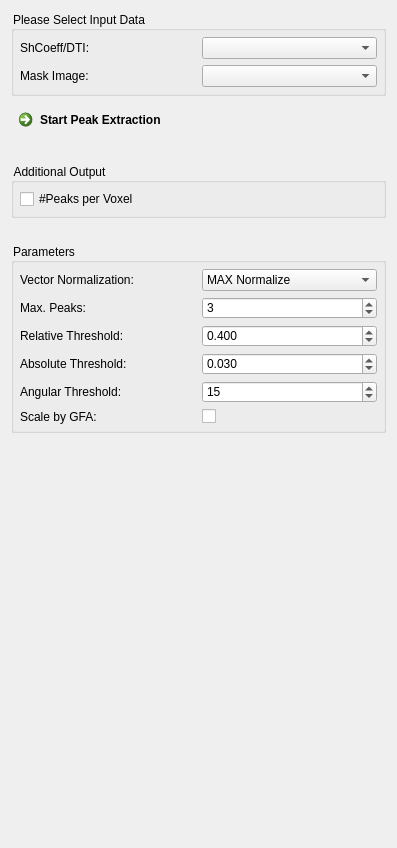
<?xml version="1.0" encoding="UTF-8"?>
<ui version="4.0">
 <class>QmitkOdfMaximaExtractionViewControls</class>
 <widget class="QWidget" name="QmitkOdfMaximaExtractionViewControls">
  <property name="geometry">
   <rect>
    <x>0</x>
    <y>0</y>
    <width>397</width>
    <height>848</height>
   </rect>
  </property>
  <property name="windowTitle">
   <string>Form</string>
  </property>
  <property name="styleSheet">
   <string>QCommandLinkButton:disabled {
  border: none;
}

QGroupBox {
  background-color: transparent;
}</string>
  </property>
  <layout class="QGridLayout" name="gridLayout_2">
   <property name="verticalSpacing">
    <number>25</number>
   </property>
   <item row="1" column="0">
    <widget class="QFrame" name="frame">
     <property name="frameShape">
      <enum>QFrame::NoFrame</enum>
     </property>
     <property name="frameShadow">
      <enum>QFrame::Raised</enum>
     </property>
     <layout class="QGridLayout" name="gridLayout_7">
      <property name="leftMargin">
       <number>0</number>
      </property>
      <property name="topMargin">
       <number>0</number>
      </property>
      <property name="rightMargin">
       <number>0</number>
      </property>
      <property name="bottomMargin">
       <number>0</number>
      </property>
      <item row="1" column="0">
       <widget class="QCommandLinkButton" name="m_StartPeakExtractionButton">
        <property name="enabled">
         <bool>true</bool>
        </property>
        <property name="toolTip">
         <string>Extract ODF peaks using finite differences on the densely sampled ODF surface.</string>
        </property>
        <property name="text">
         <string>Start Peak Extraction</string>
        </property>
       </widget>
      </item>
      <item row="0" column="0">
       <widget class="QGroupBox" name="m_InputData">
        <property name="title">
         <string>Please Select Input Data</string>
        </property>
        <layout class="QGridLayout" name="gridLayout_5">
         <property name="leftMargin">
          <number>6</number>
         </property>
         <property name="topMargin">
          <number>6</number>
         </property>
         <property name="rightMargin">
          <number>6</number>
         </property>
         <property name="bottomMargin">
          <number>6</number>
         </property>
         <item row="0" column="0">
          <widget class="QLabel" name="label_4">
           <property name="toolTip">
            <string>Select a tensor image or a SH coefficient image (generate using Q-Ball reconstruction view).</string>
           </property>
           <property name="text">
            <string>ShCoeff/DTI:</string>
           </property>
          </widget>
         </item>
         <item row="1" column="0">
          <widget class="QLabel" name="label_3">
           <property name="text">
            <string>Mask Image:</string>
           </property>
          </widget>
         </item>
         <item row="0" column="1">
          <widget class="QmitkDataStorageComboBox" name="m_ImageBox"/>
         </item>
         <item row="1" column="1">
          <widget class="QmitkDataStorageComboBoxWithSelectNone" name="m_MaskBox"/>
         </item>
        </layout>
       </widget>
      </item>
     </layout>
    </widget>
   </item>
   <item row="6" column="0">
    <widget class="QGroupBox" name="groupBox_2">
     <property name="title">
      <string>Additional Output</string>
     </property>
     <layout class="QFormLayout" name="formLayout_2">
      <property name="fieldGrowthPolicy">
       <enum>QFormLayout::AllNonFixedFieldsGrow</enum>
      </property>
      <property name="leftMargin">
       <number>6</number>
      </property>
      <property name="topMargin">
       <number>6</number>
      </property>
      <property name="rightMargin">
       <number>6</number>
      </property>
      <property name="bottomMargin">
       <number>6</number>
      </property>
      <item row="0" column="0">
       <widget class="QCheckBox" name="m_OutputNumDirectionsBox">
        <property name="toolTip">
         <string>Output unsigned char image containing the number of directions per voxel.</string>
        </property>
        <property name="text">
         <string>#Peaks per Voxel</string>
        </property>
        <property name="checked">
         <bool>false</bool>
        </property>
       </widget>
      </item>
     </layout>
    </widget>
   </item>
   <item row="7" column="0">
    <widget class="QGroupBox" name="groupBox">
     <property name="title">
      <string>Parameters</string>
     </property>
     <layout class="QGridLayout" name="gridLayout">
      <property name="leftMargin">
       <number>6</number>
      </property>
      <property name="topMargin">
       <number>6</number>
      </property>
      <property name="rightMargin">
       <number>6</number>
      </property>
      <property name="bottomMargin">
       <number>6</number>
      </property>
      <item row="0" column="0">
       <widget class="QFrame" name="frame_2">
        <property name="frameShape">
         <enum>QFrame::NoFrame</enum>
        </property>
        <property name="frameShadow">
         <enum>QFrame::Raised</enum>
        </property>
        <layout class="QGridLayout" name="gridLayout_4">
         <property name="leftMargin">
          <number>0</number>
         </property>
         <property name="topMargin">
          <number>0</number>
         </property>
         <property name="rightMargin">
          <number>0</number>
         </property>
         <property name="bottomMargin">
          <number>0</number>
         </property>
         <property name="horizontalSpacing">
          <number>6</number>
         </property>
         <item row="2" column="0">
          <widget class="QLabel" name="label_8">
           <property name="text">
            <string>Vector Normalization:</string>
           </property>
          </widget>
         </item>
         <item row="2" column="1">
          <widget class="QComboBox" name="m_NormalizationBox">
           <property name="toolTip">
            <string>&lt;html&gt;&lt;head/&gt;&lt;body&gt;&lt;p&gt;The vector fields are always coorected for image spacing and using the lagest eigenvalue in case of the tensor peak extraction. This is done for visualizytion purposes. The output direction images are not affected.&lt;/p&gt;&lt;/body&gt;&lt;/html&gt;</string>
           </property>
           <property name="currentIndex">
            <number>1</number>
           </property>
           <item>
            <property name="text">
             <string>No Normalization</string>
            </property>
           </item>
           <item>
            <property name="text">
             <string>MAX Normalize</string>
            </property>
           </item>
           <item>
            <property name="text">
             <string>Single Vec Normalization</string>
            </property>
           </item>
          </widget>
         </item>
        </layout>
       </widget>
      </item>
      <item row="1" column="0">
       <widget class="QFrame" name="m_CoeffImageFrame">
        <property name="enabled">
         <bool>true</bool>
        </property>
        <property name="frameShape">
         <enum>QFrame::NoFrame</enum>
        </property>
        <property name="frameShadow">
         <enum>QFrame::Raised</enum>
        </property>
        <layout class="QGridLayout" name="gridLayout_3">
         <property name="leftMargin">
          <number>0</number>
         </property>
         <property name="topMargin">
          <number>0</number>
         </property>
         <property name="rightMargin">
          <number>0</number>
         </property>
         <property name="bottomMargin">
          <number>0</number>
         </property>
         <property name="horizontalSpacing">
          <number>6</number>
         </property>
         <item row="3" column="1">
          <widget class="QDoubleSpinBox" name="m_PeakThresholdBox">
           <property name="enabled">
            <bool>true</bool>
           </property>
           <property name="toolTip">
            <string>Peak threshold relative to the largest peak per voxel.</string>
           </property>
           <property name="decimals">
            <number>3</number>
           </property>
           <property name="minimum">
            <double>0.000000000000000</double>
           </property>
           <property name="maximum">
            <double>1.000000000000000</double>
           </property>
           <property name="singleStep">
            <double>0.100000000000000</double>
           </property>
           <property name="value">
            <double>0.400000000000000</double>
           </property>
          </widget>
         </item>
         <item row="2" column="0">
          <widget class="QLabel" name="label_5">
           <property name="enabled">
            <bool>true</bool>
           </property>
           <property name="text">
            <string>Max. Peaks:</string>
           </property>
          </widget>
         </item>
         <item row="4" column="1">
          <widget class="QDoubleSpinBox" name="m_AbsoluteThresholdBox">
           <property name="enabled">
            <bool>true</bool>
           </property>
           <property name="toolTip">
            <string>Absolute threshold on the peak magnitudes.</string>
           </property>
           <property name="decimals">
            <number>3</number>
           </property>
           <property name="minimum">
            <double>0.000000000000000</double>
           </property>
           <property name="maximum">
            <double>1.000000000000000</double>
           </property>
           <property name="singleStep">
            <double>0.010000000000000</double>
           </property>
           <property name="value">
            <double>0.030000000000000</double>
           </property>
          </widget>
         </item>
         <item row="2" column="1">
          <widget class="QSpinBox" name="m_MaxNumPeaksBox">
           <property name="enabled">
            <bool>true</bool>
           </property>
           <property name="toolTip">
            <string>Maximum number of peaks to extract.</string>
           </property>
           <property name="minimum">
            <number>1</number>
           </property>
           <property name="maximum">
            <number>1000</number>
           </property>
           <property name="value">
            <number>3</number>
           </property>
          </widget>
         </item>
         <item row="5" column="0">
          <widget class="QLabel" name="label_11">
           <property name="text">
            <string>Angular Threshold:</string>
           </property>
          </widget>
         </item>
         <item row="5" column="1">
          <widget class="QSpinBox" name="m_AngularThreshold">
           <property name="toolTip">
            <string>Discard peaks that er closer to a larger peak.</string>
           </property>
           <property name="minimum">
            <number>0</number>
           </property>
           <property name="maximum">
            <number>90</number>
           </property>
           <property name="value">
            <number>15</number>
           </property>
          </widget>
         </item>
         <item row="4" column="0">
          <widget class="QLabel" name="label_7">
           <property name="text">
            <string>Absolute Threshold:</string>
           </property>
          </widget>
         </item>
         <item row="3" column="0">
          <widget class="QLabel" name="label_6">
           <property name="text">
            <string>Relative Threshold:</string>
           </property>
          </widget>
         </item>
         <item row="6" column="0">
          <widget class="QLabel" name="label_12">
           <property name="text">
            <string>Scale by GFA:</string>
           </property>
          </widget>
         </item>
         <item row="6" column="1">
          <widget class="QCheckBox" name="m_ScaleByGfaBox">
           <property name="toolTip">
            <string>Scale ODF values and successively the peaks by the GFA in the respective voxels.</string>
           </property>
           <property name="text">
            <string/>
           </property>
          </widget>
         </item>
        </layout>
       </widget>
      </item>
     </layout>
    </widget>
   </item>
   <item row="17" column="0">
    <spacer name="verticalSpacer">
     <property name="orientation">
      <enum>Qt::Vertical</enum>
     </property>
     <property name="sizeHint" stdset="0">
      <size>
       <width>20</width>
       <height>259</height>
      </size>
     </property>
    </spacer>
   </item>
  </layout>
 </widget>
 <customwidgets>
  <customwidget>
   <class>QmitkDataStorageComboBox</class>
   <extends>QComboBox</extends>
   <header location="global">QmitkDataStorageComboBox.h</header>
  </customwidget>
  <customwidget>
   <class>QmitkDataStorageComboBoxWithSelectNone</class>
   <extends>QComboBox</extends>
   <header>QmitkDataStorageComboBoxWithSelectNone.h</header>
  </customwidget>
 </customwidgets>
 <resources/>
 <connections/>
</ui>
